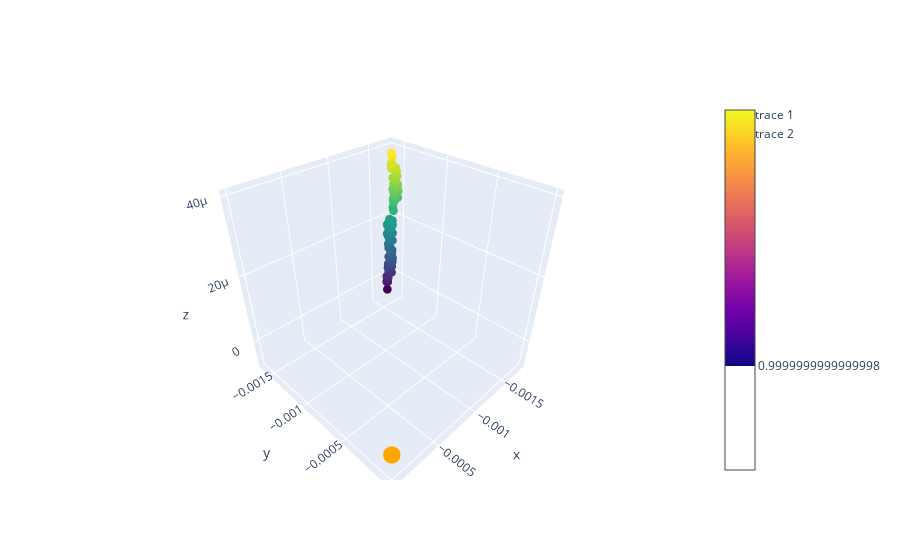

The notebook cell saved with this chart:
### Markdown cell above
### Plot Initial Conditions

### Code cell
dataDFCar = sphDF2CarDF(dataDFSph2)
x,y,z = dataDFCar.x,dataDFCar.y,dataDFCar.z
loss = dataDFCar.L
vx,vy,vz = dataDFCar.vx,dataDFCar.vy,dataDFCar.vz

fig1 = go.Figure(data=go.Cone(
    x=x, 
    y=y, 
    z=z, 
    u=vx, 
    v=vy, 
    w=vz))

## Add the intial position markers
fig1.add_trace(
    go.Scatter3d(
        x=x,
        y=y,
        z=z,
        mode = 'markers',
            marker=dict(
            size=3,
            color = z,
            colorscale='Viridis'
                )
            )
)

# Add the location of the sun
fig1.add_trace(
    go.Scatter3d(
        x=[0],
        y=[0],
        z=[0],
        mode = 'markers',
        marker = dict(
            size = 6,
            color = 'orange')
                )
            )

fig1.show()

### Figure 1 — Plotly figure (JSON) as saved in the notebook; plotly's stock layout.template omitted (floating-point values rounded to 4 significant figures; data arrays with more than 128 entries replaced by an {"elided": "..."} marker saying what was removed)
{"data": [{"type": "cone", "u": {"elided": "150 float values"}, "v": {"elided": "150 float values"}, "w": {"elided": "150 float values"}, "x": {"elided": "150 float values"}, "y": {"elided": "150 float values"}, "z": {"elided": "150 float values"}}, {"marker": {"color": {"elided": "150 float values"}, "colorscale": [[0, "#440154"], [0.1111, "#482878"], [0.2222, "#3e4989"], [0.3333, "#31688e"], [0.4444, "#26828e"], [0.5556, "#1f9e89"], [0.6667, "#35b779"], [0.7778, "#6ece58"], [0.8889, "#b5de2b"], [1, "#fde725"]], "size": 3}, "mode": "markers", "type": "scatter3d", "x": {"elided": "150 float values"}, "y": {"elided": "150 float values"}, "z": {"elided": "150 float values"}}, {"marker": {"color": "orange", "size": 6}, "mode": "markers", "type": "scatter3d", "x": [0], "y": [0], "z": [0]}], "layout": {}}
